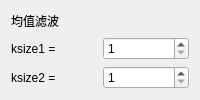
           <widget class="QWidget" name="page_6">
            <layout class="QVBoxLayout" name="verticalLayout_4">
             <item>
              <widget class="QLabel" name="label_12">
               <property name="text">
                <string>均值滤波</string>
               </property>
              </widget>
             </item>
             <item>
              <layout class="QHBoxLayout" name="horizontalLayout_12">
               <item>
                <widget class="QLabel" name="label_13">
                 <property name="text">
                  <string>ksize1 = </string>
                 </property>
                </widget>
               </item>
               <item>
                <widget class="QSpinBox" name="spinBox_4">
                 <property name="minimum">
                  <number>1</number>
                 </property>
                 <property name="singleStep">
                  <number>2</number>
                 </property>
                </widget>
               </item>
              </layout>
             </item>
             <item>
              <layout class="QHBoxLayout" name="horizontalLayout_11">
               <item>
                <widget class="QLabel" name="label_11">
                 <property name="text">
                  <string>ksize2 = </string>
                 </property>
                </widget>
               </item>
               <item>
                <widget class="QSpinBox" name="spinBox_5">
                 <property name="minimum">
                  <number>1</number>
                 </property>
                 <property name="singleStep">
                  <number>2</number>
                 </property>
                </widget>
               </item>
              </layout>
             </item>
            </layout>
           </widget>
